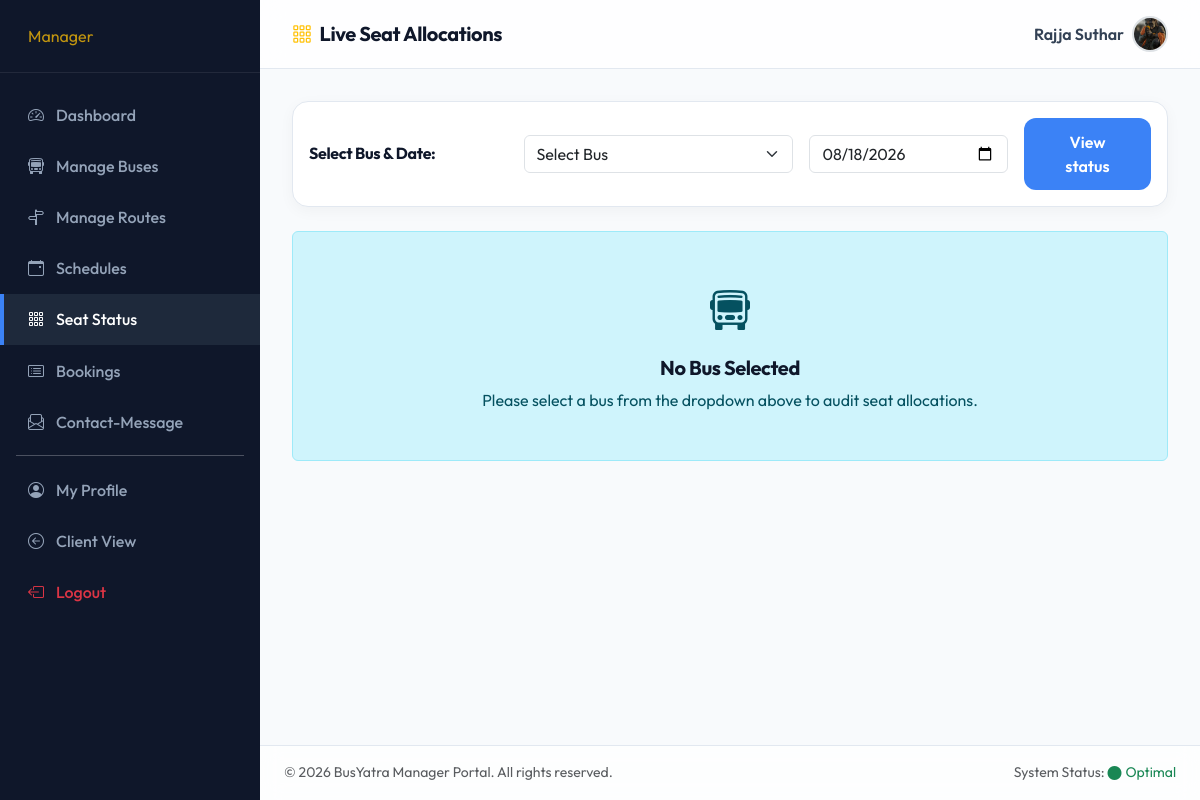
The app's page /manager-seats/ (signed in) with its own data.
### Bus/models.py (models this page shows, shortened)
class User(models.Model):
    name = models.CharField(max_length=100)
    email = models.EmailField(unique=True)
    phone = models.CharField(max_length=15, unique=True)
    password = models.CharField(max_length=100)
    profile =models.ImageField(default='', upload_to='profile/')
    usertype = models.CharField(max_length=20, default="customer")

### Bus/views.py (the view, shortened to what this page needs)
# urls.py: path('manager-seats/', views.manager_seats, name='manager_seats'),
def manager_seats(request):
    manager = get_manager_user(request)
    if not manager:
        return redirect('login')
    buses = Bus.objects.filter(manager=manager)
    bus_id = request.GET.get('bus_id')
    selected_date_str = request.GET.get('date') or str(date.today())
    selected_bus = None
    booked_seats = []
    booked_seats_details = {}
    context = {
        'buses': buses,
        'selected_bus': selected_bus,
        'selected_date': selected_date_str,
        'booked_seats_json': json.dumps(booked_seats),
        'booked_details_json': json.dumps(booked_seats_details)
    }
    return render(request, 'manager-seats.html', context)

### Bus/context_processors.py (called while the page is built)
def login_user(request):
    email = request.session.get('email')
    if email:
        try:
            user = User.objects.get(email=email)
            return {'login_user': user}
        except User.DoesNotExist:
            pass
    return {'login_user': None}

### Bus/views.py (called while the page is built)
def get_manager_user(request):
    try:
        return get_logged_in_user(request, 'manager')
    except Exception as e:
        logger.error(f"Error in get_manager_user: {e}")
        return None

def get_logged_in_user(request, usertype):
    email = request.session.get('email')
    if not email:
        return None
    try:
        return User.objects.get(email=email, usertype=usertype)
    except User.DoesNotExist:
        return None

### Bus/templates/manager-seats.html (shortened to what this page needs)
{% load static %}
<!DOCTYPE html>
<html lang="en">
<head>
    <link href="https://cdn.jsdelivr.net/npm/bootstrap@5.3.2/dist/css/bootstrap.min.css" rel="stylesheet">
    <link href="https://cdn.jsdelivr.net/npm/bootstrap-icons@1.11.2/font/bootstrap-icons.min.css" rel="stylesheet">
    <link rel="stylesheet" href="{% static 'assets/css/style.css' %}">
</head>
<body>
    <div class="admin-wrapper">
        <nav class="admin-sidebar">
            <div class="sidebar-header">
                <span class="fs-6 text-warning ms-1 opacity-75">Manager</span>
            </div>
            <div class="nav flex-column mt-3">
                <a href="{% url 'manager_dashboard' %}" class="nav-link" id="sidebar-dashboard"><i
                        class="bi bi-speedometer2"></i>Dashboard</a>
                <a href="{% url 'manager_buses' %}" class="nav-link" id="sidebar-buses"><i
                        class="bi bi-bus-front"></i>Manage Buses</a>
                <a href="{% url 'manager_routes' %}" class="nav-link" id="sidebar-routes"><i
                        class="bi bi-signpost-split"></i>Manage Routes</a>
                <a href="{% url 'manager_schedules' %}" class="nav-link" id="sidebar-schedules"><i
                        class="bi bi-calendar-event"></i>Schedules</a>
                <a href="{% url 'manager_seats' %}" class="nav-link active" id="sidebar-seats"><i
                        class="bi bi-grid-3x3-gap"></i>Seat Status</a>
                <a href="{% url 'manager_bookings' %}" class="nav-link" id="sidebar-bookings"><i
                        class="bi bi-card-list"></i>Bookings</a>
                <a href="{% url 'contact_message' %}" class="nav-link" id="sidebar-contact"><i
                        class="bi bi-envelope-paper"></i>Contact-Message</a>
                <hr class="text-white opacity-25 my-2 mx-3">
                <a href="{% url 'manager_profile' %}" class="nav-link" id="sidebar-profile"><i
                        class="bi bi-person-circle"></i>My Profile</a>
                <a href="{% url 'index' %}" class="nav-link"><i class="bi bi-arrow-left-circle"></i>Client View</a>
                <a href="{% url 'logout' %}" class="nav-link text-danger mt-auto"><i
                        class="bi bi-box-arrow-left"></i>Logout</a>
            </div>
        </nav>
        <div class="admin-content d-flex flex-column">
            <header class="admin-header d-flex justify-content-between align-items-center">
                <h5 class="mb-0 text-navy-dark fw-bold"><i class="bi bi-grid-3x3-gap text-warning me-2"></i>Live Seat
                    Allocations</h5>
                <div class="d-flex align-items-center gap-2">
                    <span class="fw-semibold text-navy-dark">{{ login_user.name }}</span>
                    {% if login_user.profile and login_user.profile.name %}
                    <img src="{{ login_user.profile.url }}" width="36" height="36"
                        class="rounded-circle border border-2 object-fit-cover">
                    {% else %}
                    <div class="profile-img-container m-0 bg-warning text-dark d-flex align-items-center justify-content-center"
                        style="width:36px; height:36px; font-size:0.95rem; font-weight:700; border-radius: 50%;">{{
                        login_user.name|slice:":2"|upper }}</div>
                    {% endif %}
                </div>
            </header>
            <main class="admin-body">
                <div class="card card-custom p-3 mb-4">
                    <form method="GET" class="row align-items-center g-3">
                        <div class="col-md-3">
                            <h6 class="mb-md-0 fw-bold text-navy-dark">Select Bus & Date:</h6>
                        </div>
                        <div class="col-md-4">
                            <select class="form-select" name="bus_id" onchange="this.form.submit()">
                                <option value="" disabled {% if not selected_bus %}selected{% endif %}>Select Bus
                                </option>
                            </select>
                        </div>
                        <div class="col-md-3">
                            <input type="date" class="form-control" name="date" value="{{ selected_date }}"
                                onchange="this.form.submit()">
                        </div>
                        <div class="col-md-2">
                            <button type="submit" class="btn btn-primary-custom w-100 fw-semibold text-white">View
                                status</button>
                        </div>
                    </form>
                </div>
                {% if selected_bus %}
                <div class="row g-4">
                    <div class="col-lg-6 text-center">
                        <div class="seat-map-container h-100 d-flex flex-column justify-content-center">
                            <h6 class="text-navy-dark fw-bold mb-3">Bus Seating Grid ({{ selected_bus.bus_name }})</h6>
                            <div class="bus-cabin mb-3 shadow-sm">
                                <div
                                    class="cabin-front d-flex justify-content-between align-items-center mb-3 pb-2 border-bottom">
                                    <span class="small text-muted fw-bold">FRONT / ENTRANCE</span>
                                    <div class="driver-seat text-secondary" title="Driver Seat"><i
                                            class="bi bi-steering fs-4"></i></div>
                                </div>
                                <div id="seatingGrid">
                                </div>
                            </div>
                            <div class="seat-legend pb-0 d-flex justify-content-center gap-3 flex-wrap">
                                <div class="legend-item"><span class="legend-box"
                                        style="background-color: #ffffff; width: 16px; height: 16px; display: inline-block; border: 1px solid #cbd5e1; vertical-align: middle; margin-right: 4px;"></span><span
                                        class="small">Vacant (Available)</span></div>
                                <div class="legend-item"><span class="legend-box"
                                        style="background-color: #E2E8F0; width: 16px; height: 16px; display: inline-block; border: 1px solid #cbd5e1; vertical-align: middle; margin-right: 4px;"></span><span
                                        class="small">Booked (Occupied)</span></div>
                            </div>
                        </div>
                    </div>
                    <div class="col-lg-6">
                        <div class="card card-custom p-4 h-100">
                            <h6 class="text-navy-dark fw-bold mb-3"><i
                                    class="bi bi-info-circle me-2 text-warning"></i>Seat Reservation Auditor</h6>
                            <div id="seatDetailsContainer" class="h-100 d-flex flex-column justify-content-center">
                                <div class="text-center text-muted py-5">
                                    <i class="bi bi-cursor-fill fs-2 mb-2 d-block"></i>
                                    <p class="mb-0">Click any seat in the bus grid to view ticket audit details,
                                        passenger name, and PNR.</p>
                                </div>
                            </div>
                        </div>
                    </div>
                </div>
                {% else %}
                <div class="alert alert-info text-center py-5">
                    <i class="bi bi-bus-front fs-1 d-block mb-3"></i>
                    <h5>No Bus Selected</h5>
                    <p class="mb-0">Please select a bus from the dropdown above to audit seat allocations.</p>
                </div>
                {% endif %}
            </main>
            <footer
                class="admin-footer py-3 px-4 mt-auto text-muted small d-flex justify-content-between align-items-center">
                <div>&copy; 2026 BusYatra Manager Portal. All rights reserved.</div>
                <div>System Status: <span class="text-success"><i
                            class="bi bi-circle-fill fs-8 me-1 align-middle"></i>Optimal</span></div>
            </footer>
        </div>
    </div>
</body>
</html>

### Bus/static/assets/css/style.css (style rules this page uses)
:root { --navy-dark: #0F172A; --navy-light: #1E293B; --blue-primary: #3B82F6; --blue-hover: #2563EB; --blue-light: #EFF6FF; --amber-accent: #F59E0B; --amber-hover: #D97706; --amber-light: #FEF3C7; --green-success: #10B981; --green-hover: #059669; --green-light: #ECFDF5; --gray-bg: #F8FAFC; --gray-border: #E2E8F0; --text-main: #334155; --text-muted: #64748B; --transition-smooth: all 0.25s cubic-bezier(0.4, 0, 0.2, 1); --shadow-sm: 0 1px 3px 0 rgba(0, 0, 0, 0.05), 0 1px 2px 0 rgba(0, 0, 0, 0.02); --shadow-md: 0 4px 6px -1px rgba(0, 0, 0, 0.05), 0 2px 4px -1px rgba(0, 0, 0, 0.03); --shadow-lg: 0 10px 25px -5px rgba(0, 0, 0, 0.05), 0 8px 10px -6px rgba(0, 0, 0, 0.03); }
html, body { width: 100% !important; margin: 0 !important; padding: 0 !important; }
body { font-family: 'Outfit', sans-serif; color: var(--text-main); background-color: var(--gray-bg); overflow-x: hidden; }
h1, h2, h3, h4, h5, h6 { font-weight: 700; color: var(--navy-dark); letter-spacing: -0.02em; }
.btn-primary-custom { background-color: var(--blue-primary); color: #FFFFFF; font-weight: 600; padding: 0.75rem 1.5rem; border-radius: 12px; transition: var(--transition-smooth); border: none; }
.card-custom { background: #FFFFFF; border-radius: 16px; border: 1px solid #E2E8F0; box-shadow: 0 4px 15px rgba(0, 0, 0, 0.04); transition: transform 0.3s cubic-bezier(0.4, 0, 0.2, 1), box-shadow 0.3s cubic-bezier(0.4, 0, 0.2, 1); overflow: hidden; }
.admin-wrapper { display: flex; min-height: 100vh; }
.admin-sidebar { width: 260px; background-color: var(--navy-dark); color: #FFFFFF; transition: var(--transition-smooth); z-index: 100; }
.admin-sidebar .sidebar-header { padding: 1.5rem; border-bottom: 1px solid rgba(255, 255, 255, 0.08); }
.admin-sidebar .sidebar-header span { color: var(--blue-primary); }
.admin-sidebar .nav-link { color: #94A3B8; padding: 0.85rem 1.5rem; font-weight: 500; display: flex; align-items: center; gap: 0.75rem; border-radius: 0; border-left: 4px solid transparent; transition: var(--transition-smooth); }
.admin-sidebar .nav-link:hover, .admin-sidebar .nav-link.active { color: #FFFFFF; background-color: var(--navy-light); border-left-color: var(--blue-primary); }
.admin-content { flex: 1; background-color: var(--gray-bg); min-width: 0; }
.admin-header { background-color: rgba(255, 255, 255, 0.8) !important; backdrop-filter: blur(12px) saturate(180%); -webkit-backdrop-filter: blur(12px) saturate(180%); border-bottom: 1px solid var(--gray-border); padding: 1rem 2rem; position: sticky; top: 0; z-index: 1010; }
.admin-body { padding: 2rem; }
.admin-footer { background-color: rgba(255, 255, 255, 0.75) !important; backdrop-filter: blur(10px); -webkit-backdrop-filter: blur(10px); border-top: 1px solid var(--gray-border); }
body { top: 0px !important; position: static !important; margin-top: 0px !important; }

### records on screen
User: name "Rajja Suthar", profile (picture)
